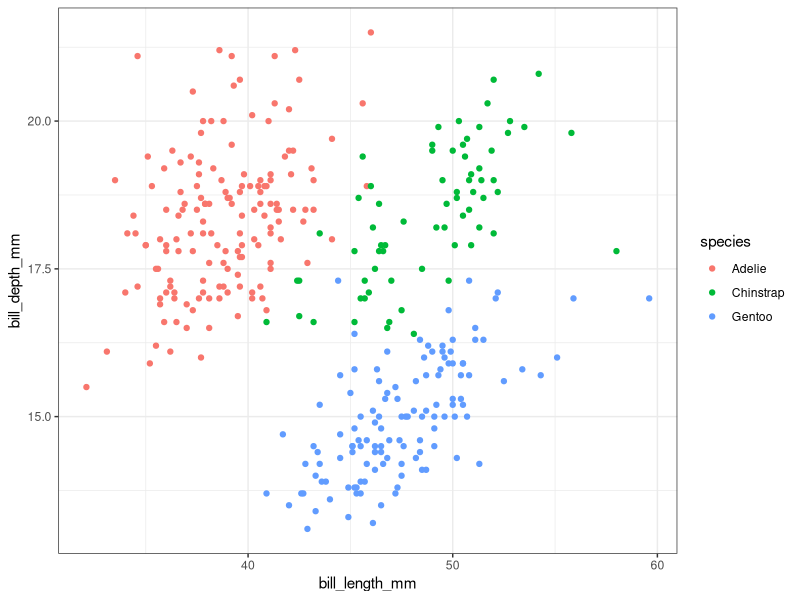
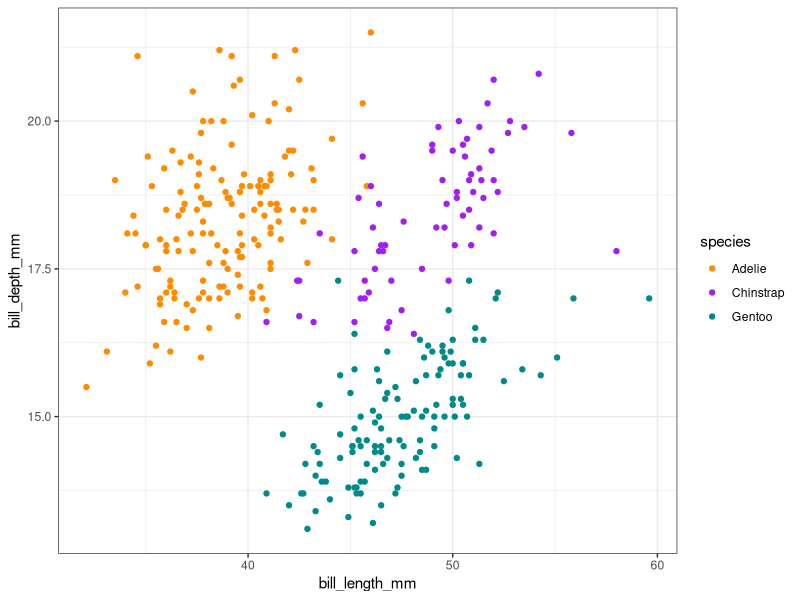
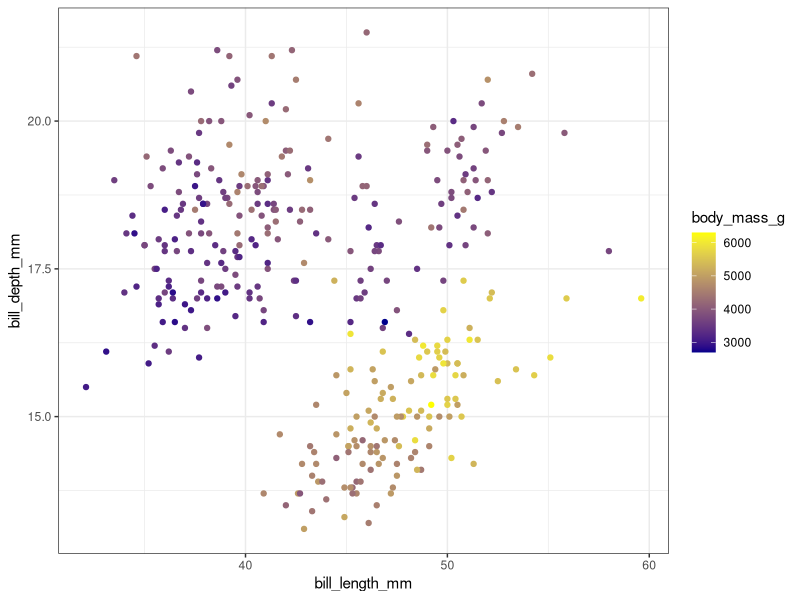
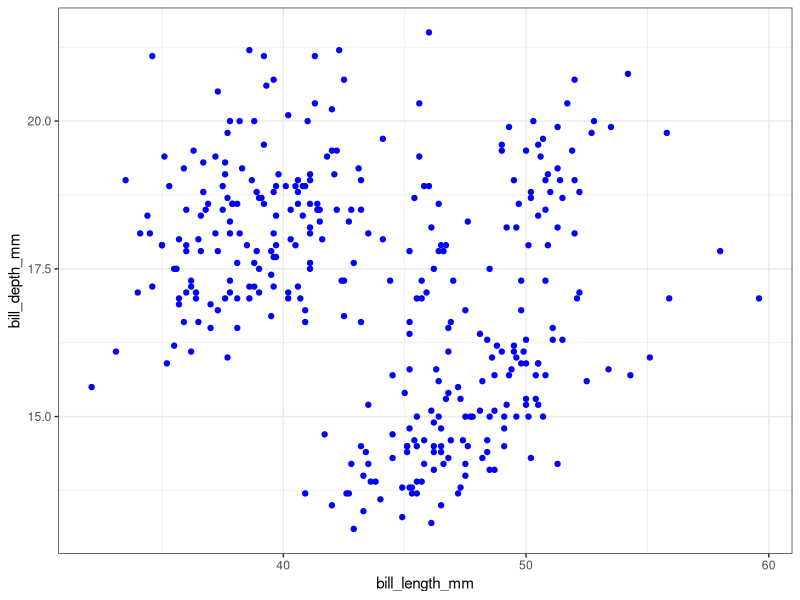
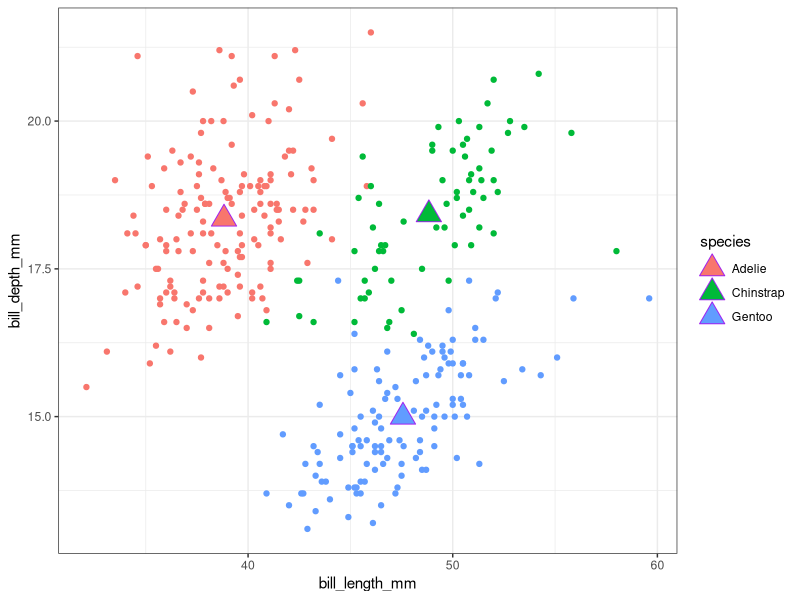
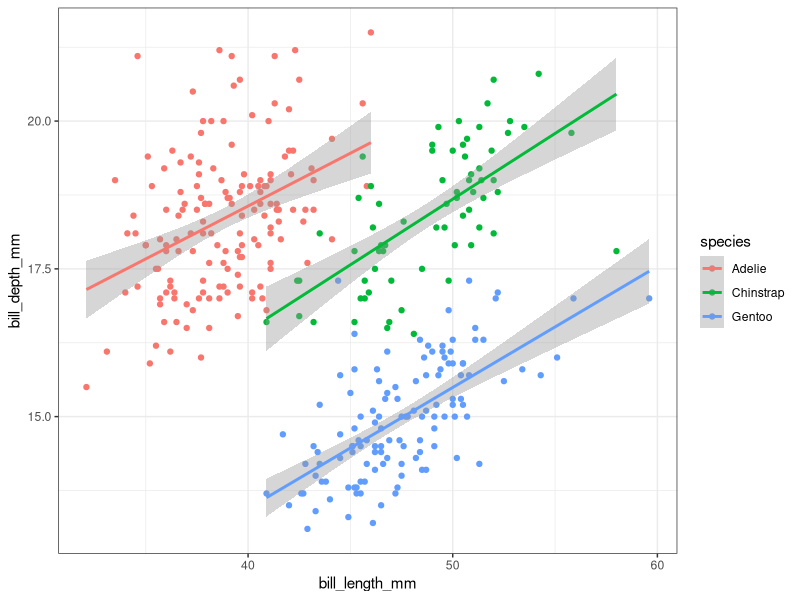
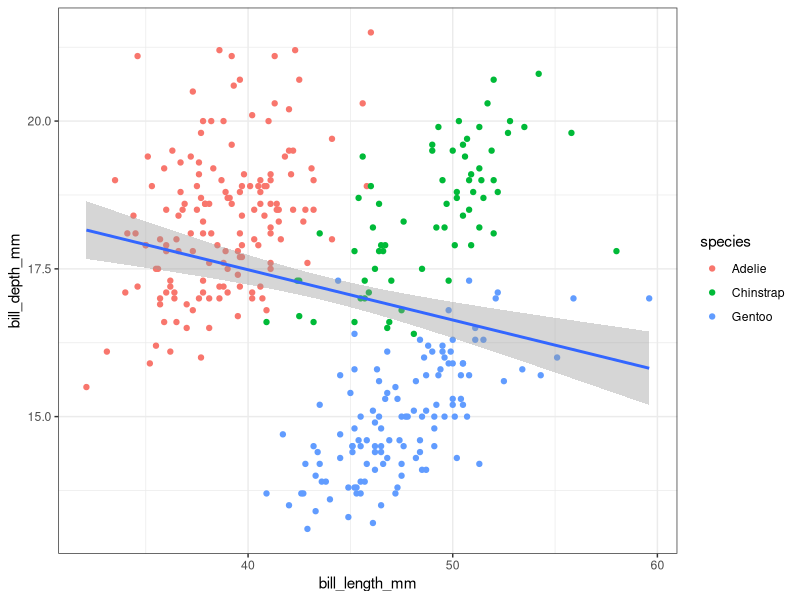
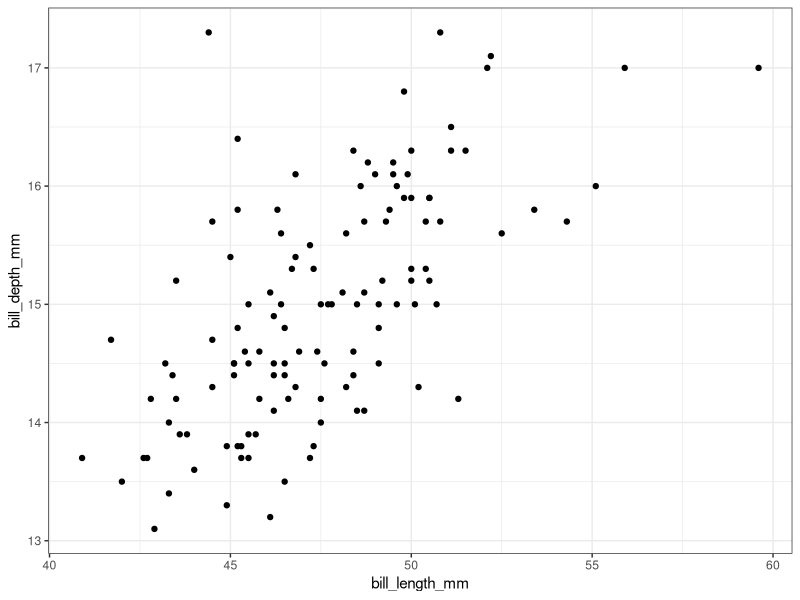

Generate these figures, in order, with R:
## ---- chunk 1
#| eval: true
#| echo: true
#| message: false
#| warning: false
# load packages ----
library(tidyverse)
library(palmerpenguins)
## ---- chunk 2
# create some untidy temperature data ----
temp_data_wide <- tribble(
  ~date, ~station1, ~station2,  ~station3,
  "2023-10-01", 30.1, 29.8,  31.2,
  "2023-11-01", 28.6, 29.1,  33.4,
  "2023-12-01", 29.9, 28.5,  32.3
)

# print it out ----
print(temp_data_wide)
## ---- chunk 3
# convert data from wide > long ----
temp_data_long <- temp_data_wide |> 
  pivot_longer(cols = starts_with("station"),
               names_to = "station_id",
               values_to = "temp_c")

# print it out ----
print(temp_data_long)
## ---- chunk 4
#| warning: false
ggplot(data = penguins,
       mapping = aes(x = bill_length_mm, y = bill_depth_mm,
                     color = species)) +
  geom_point() +
  theme_bw()
## ---- chunk 5
#| warning: false
ggplot(data = penguins,
       mapping = aes(x = bill_length_mm, y = bill_depth_mm,
                     color = species)) +
  geom_point() +
  scale_color_manual(values = c("darkorange", "purple", "cyan4")) +
  theme_bw()
## ---- chunk 6
#| warning: false
ggplot(data = penguins,
       mapping = aes(x = bill_length_mm, y = bill_depth_mm,
                     color = body_mass_g)) +
  geom_point() +
  scale_color_gradient(low = "darkblue", high = "yellow") +
  theme_bw()
## ---- chunk 7
#| warning: false
ggplot(data = penguins,
       mapping = aes(x = bill_length_mm, y = bill_depth_mm)) +
  geom_point(color = "blue") +
  theme_bw()
## ---- chunk 8
#| warning: false
#| message: false
# create a separate penguins_summary df ----
penguins_summary <- penguins |>
  drop_na() |> 
  group_by(species) |> 
  summarize(
    mean_bill_length_mm = mean(bill_length_mm),
    mean_bill_depth_mm = mean(bill_depth_mm)
  )

# create ggplot with layers from different dfs ----
ggplot() +
  geom_point(data = penguins,
             mapping = aes(x = bill_length_mm, 
                           y = bill_depth_mm,
                           color = species)) +
  geom_point(data = penguins_summary,
             mapping = aes(x = mean_bill_length_mm,
                           y = mean_bill_depth_mm,
                           fill = species),
             size = 6, shape = 24, color = "purple") +
  theme_bw()
## ---- chunk 9
#| warning: false
#| message: false
# scatterplot with lms fitted to species ---- 
ggplot(data = penguins,
       mapping = aes(x = bill_length_mm, y = bill_depth_mm,
                     color = species)) +
  geom_point() +
  geom_smooth(method = "lm") +
  theme_bw()
## ---- chunk 10
#| warning: false
#| message: false
# scatterplot with lm fitted to entire data set ---- 
ggplot(data = penguins,
       mapping = aes(x = bill_length_mm, y = bill_depth_mm)) +
  geom_point(aes(color = species)) +
  geom_smooth(method = "lm") +
  theme_bw()
## ---- chunk 11
#| warning: false
# filter for Gentoo penguins, then pipe into ggplot ----
penguins %>%
  filter(species == "Gentoo") %>%
  ggplot(aes(x = bill_length_mm, y = bill_depth_mm)) +
  geom_point() +
  theme_bw()
## ---- chunk 12
#| warning: false
ggplot(data = penguins, aes(x = species)) +
  geom_bar() +
  theme_bw()
## ---- chunk 13
#| warning: false

# new summarized df ----
penguin_summary <- penguins |> 
  count(species) 

# generate bar heights based on "identity" of values in `n` column ----
ggplot(data = penguin_summary, aes(x = species, y = n)) +
  geom_bar(stat = "identity") +
  theme_bw()
## ---- chunk 14
#| warning: false
ggplot(data = penguins, 
       mapping = aes(x = species, y = after_stat(prop), group = 1)) + 
  geom_bar() +
  theme_bw()
## ---- chunk 15
#| warning: false
ggplot(data = penguins, aes(x = species, fill = island)) +
  geom_bar() +
  theme_bw()
## ---- chunk 16
#| warning: false
ggplot(data = penguins, aes(x = species, fill = island)) +
  geom_bar(position = "fill") +
  theme_bw()
## ---- chunk 17
#| warning: false
ggplot(data = penguins, aes(x = species, fill = island)) +
  geom_bar(position = "dodge") +
  theme_bw()
## ---- chunk 18
#| warning: false
ggplot(data = penguins, aes(x = species, fill = island)) +
  geom_bar(position = position_dodge2(preserve = "single")) +
  theme_bw()
## ---- chunk 19
#| warning: false
ggplot(data = penguins, aes(x = species)) +
  geom_bar() +
  coord_cartesian() +
  theme_bw()
## ---- chunk 20
#| warning: false
ggplot(data = penguins, aes(x = species)) +
  geom_bar() +
  coord_flip() +
  theme_bw()
## ---- chunk 21
#| warning: false
ggplot(data = penguins, aes(x = species)) +
  geom_bar() +
  coord_polar() +
  theme_bw()
## ---- chunk 22
#| warning: false
ggplot(data = penguins, aes(x = species)) +
  geom_bar() +
  coord_cartesian() +
  theme_classic()
## ---- chunk 23
#| warning: false
ggplot(data = penguins, aes(x = species)) +
  geom_bar() +
  coord_cartesian() +
  theme_classic() +
  theme(axis.title = element_text(size = 17, color = "purple"))
## ---- chunk 24
#| warning: false
#| message: false
ggplot(data = penguins, aes(x = flipper_length_mm, fill = species)) +
  geom_histogram(position = "identity", alpha = 0.5) +
  scale_fill_manual(values = c("darkorange", "purple", "cyan4")) +
  labs(x = "Flipper Length (mm)", 
  y = "Frequency", fill = "Species",
  title = "Penguin Fipper Lengths") +
  facet_wrap(~species, ncol = 1) +
  theme_bw()
